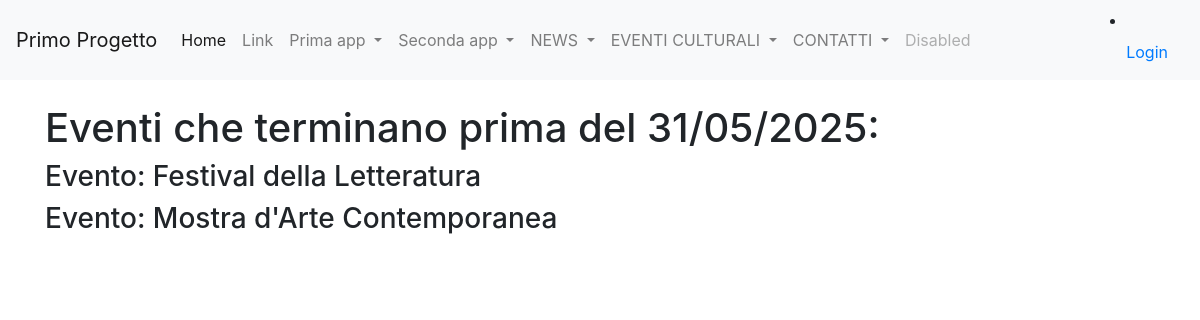
Page /query_e on the committed database.
### eventi_culturali/models.py (models this page shows)
class Evento(models.Model):
    titolo = models.CharField(max_length=100)
    descrizione = models.TextField(blank=True)
    data_inizio = models.DateField(default=datetime.now(), blank=True)
    data_fine = models.DateField(default=datetime.now(), blank=True)
    posti_disponibili = models.IntegerField(blank=True, default=0)
    def __str__(self):
        return self.titolo
    class Meta:
        verbose_name = "Evento"
        verbose_name_plural = "Eventi"

### eventi_culturali/views.py (the view)
# urls.py: path('query_e', query_e, name = "query_e"),
def query_e(request):
    query_e = Evento.objects.filter(data_fine__lt=datetime.date(2025,5,31))
    context = {"query_e": query_e}
    print(context)
    return render(request, "view_e.html", context)

### eventi_culturali/templates/view_e.html (shortened to what this page needs)
{% extends 'base.html'%}
{%block content%}
<h1>Eventi che terminano prima del 31/05/2025: </h4>
{% for evento in query_e %}
<h3>Evento: {{evento}}</h3>
{% endfor %}
{%endblock content%}

### rows in the picture
Evento: titolo "Festival della Letteratura"
Evento: titolo "Mostra d'Arte Contemporanea"
